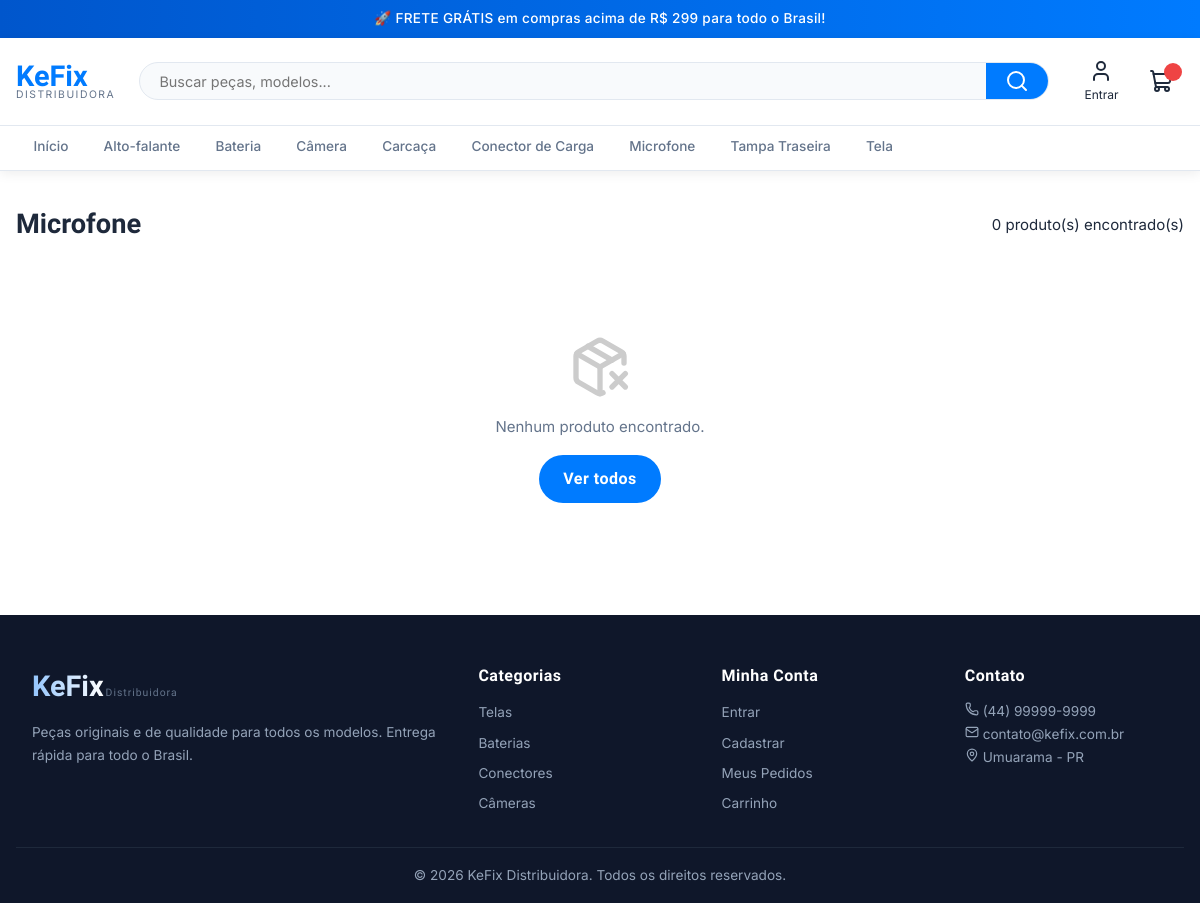
/categoria.php?slug=microfone, run on the app's committed database.
### tables this page shows
CREATE TABLE categorias (
    id INT AUTO_INCREMENT PRIMARY KEY,
    nome VARCHAR(100) NOT NULL,
    slug VARCHAR(100) NOT NULL UNIQUE,
    icone VARCHAR(50) DEFAULT 'box',
    criado_em TIMESTAMP DEFAULT CURRENT_TIMESTAMP
);

### php/config.php (called while the page is built, shortened)
<?php
function usuario_logado() {
    return isset($_SESSION['usuario_id']);
}
function sanitizar($valor) {
    return htmlspecialchars(strip_tags(trim($valor)));
}
?>

### php/header_partial.php (the view, shortened to what this page needs)
<?php
require_once __DIR__ . '/config.php';
$pdo = conectar();
$categorias = $pdo->query("SELECT * FROM categorias ORDER BY nome")->fetchAll();
$total_carrinho = array_sum(array_column($_SESSION['carrinho'] ?? [], 'quantidade'));
?>
<!DOCTYPE html>
<html lang="pt-BR">
<head>
  <link rel="stylesheet" href="<?= SITE_URL ?>/css/style.css">
</head>
<body>
<div class="barra-anuncio">
  🚀 FRETE GRÁTIS em compras acima de R$ 299 para todo o Brasil!
</div>
<header class="header">
  <div class="container header-inner">
    <a href="<?= SITE_URL ?>/index.php" class="logo">
      <span class="logo-nome">KeFix</span>
      <small>Distribuidora</small>
    </a>
    <form class="busca" action="<?= SITE_URL ?>/busca.php" method="GET">
      <input type="text" name="q" placeholder="Buscar peças, modelos..." value="<?= sanitizar($_GET['q'] ?? '') ?>">
      <button type="submit"><i data-lucide="search"></i></button>
    </form>
    <div class="header-acoes">
      <?php if (usuario_logado()): ?>
        <a href="<?= SITE_URL ?>/minha-conta.php" class="btn-header">
          <i data-lucide="user"></i>
          <span><?= explode(' ', $_SESSION['usuario_nome'])[0] ?></span>
        </a>
        <a href="<?= SITE_URL ?>/php/auth.php?acao=sair" class="btn-header">
          <i data-lucide="log-out"></i>
        </a>
      <?php else: ?>
        <a href="<?= SITE_URL ?>/php/auth.php?pagina=login" class="btn-header">
          <i data-lucide="user"></i>
          <span>Entrar</span>
        </a>
      <?php endif; ?>
      <a href="<?= SITE_URL ?>/carrinho.php" class="btn-header btn-carrinho">
        <i data-lucide="shopping-cart"></i>
        <span class="badge-carrinho" id="badge-carrinho"><?= $total_carrinho > 0 ? $total_carrinho : '' ?></span>
      </a>
    </div>
  </div>
  <nav class="nav-categorias" id="nav-menu">
    <div class="container nav-inner">
      <a href="<?= SITE_URL ?>/index.php">Início</a>
      <?php foreach ($categorias as $cat): ?>
        <a href="<?= SITE_URL ?>/categoria.php?slug=<?= $cat['slug'] ?>">
          <?= htmlspecialchars($cat['nome']) ?>
        </a>
      <?php endforeach; ?>
    </div>
  </nav>
</header>

### categoria.php (shortened to what this page needs)
<?php
require_once __DIR__ . '/php/config.php';
$pdo = conectar();
$slug = sanitizar($_GET['slug'] ?? '');
$busca = sanitizar($_GET['q'] ?? '');
$categoria = null;
if ($slug) {
    $stmt = $pdo->prepare("SELECT * FROM categorias WHERE slug = ?");
    $stmt->execute([$slug]);
    $categoria = $stmt->fetch();
}
if ($categoria) {
    $stmt = $pdo->prepare("
        SELECT p.*, c.nome AS categoria_nome FROM produtos p
        JOIN categorias c ON p.categoria_id = c.id
        WHERE p.categoria_id = ? AND p.ativo = 1
        ORDER BY p.destaque DESC, p.nome ASC
    ");
    $stmt->execute([$categoria['id']]);
}
$produtos = $stmt->fetchAll();
require_once __DIR__ . '/php/header_partial.php';
?>
<main class="container" style="padding-top:2rem;padding-bottom:3rem">
  <div class="secao-header">
    <h1 class="secao-titulo">
      <?= $categoria ? htmlspecialchars($categoria['nome']) : ($busca ? "Resultados para: \"$busca\"" : 'Todos os Produtos') ?>
    </h1>
    <span><?= count($produtos) ?> produto(s) encontrado(s)</span>
  </div>
  <?php if (empty($produtos)): ?>
    <div class="vazio">
      <i data-lucide="package-x" style="width:64px;height:64px;color:#ccc"></i>
      <p>Nenhum produto encontrado.</p>
      <a href="<?= SITE_URL ?>/index.php" class="btn-primary">Ver todos</a>
    </div>
  <?php endif; ?>
</main>
<?php require_once __DIR__ . '/php/footer_partial.php'; ?>

### css/style.css (style rules this page uses)
:root { --azul: #007BFF; --azul-escuro: #0056CC; --azul-claro: #E8F2FF; --azul-hover: #0066DD; --branco: #FFFFFF; --cinza-claro: #F8FAFC; --cinza-borda: #E2E8F0; --cinza-texto: #64748B; --texto: #1E293B; --sucesso: #10B981; --erro: #EF4444; --sombra: 0 2px 12px rgba(0,0,0,0.08); --sombra-md: 0 4px 24px rgba(0,0,0,0.12); --radius: 12px; --radius-sm: 8px; }
* { margin: 0; padding: 0; box-sizing: border-box; }
html { scroll-behavior: smooth; }
body { font-family: 'Inter', sans-serif; color: var(--texto); background: var(--branco); font-size: 15px; line-height: 1.6; }
a { color: inherit; text-decoration: none; }
.container { max-width: 1200px; margin: 0 auto; padding: 0 1rem; }
h1, h2, h3, .logo-ke, .logo-fix, .logo-nome { font-family: 'Rajdhani', sans-serif; font-weight: 700; }
.barra-anuncio { background: linear-gradient(90deg, var(--azul-escuro), var(--azul)); color: white; text-align: center; padding: .5rem 1rem; font-size: .85rem; font-weight: 500; letter-spacing: .3px; }
.header { background: white; border-bottom: 1px solid var(--cinza-borda); position: sticky; top: 0; z-index: 100; box-shadow: var(--sombra); }
.header-inner { display: flex; align-items: center; gap: 1.5rem; padding: .9rem 1rem; }
.logo { display: flex; flex-direction: column; line-height: 1; flex-shrink: 0; }
.logo-nome { font-size: 1.8rem; color: var(--azul); }
.logo small { font-size: .65rem; color: var(--cinza-texto); letter-spacing: 1.5px; text-transform: uppercase; font-family: 'Inter', sans-serif; }
.busca { flex: 1; display: flex; background: var(--cinza-claro); border: 1.5px solid var(--cinza-borda); border-radius: 50px; overflow: hidden; transition: border-color .2s; }
.busca input { flex: 1; padding: .6rem 1.2rem; border: none; background: transparent; font-family: 'Inter', sans-serif; font-size: .9rem; outline: none; }
.busca button { background: var(--azul); color: white; border: none; padding: 0 1.2rem; cursor: pointer; display: flex; align-items: center; transition: background .2s; }
.header-acoes { display: flex; align-items: center; gap: .5rem; }
.btn-header { display: flex; flex-direction: column; align-items: center; gap: 2px; padding: .4rem .7rem; border-radius: var(--radius-sm); color: var(--texto); font-size: .75rem; transition: background .2s, color .2s; cursor: pointer; border: none; background: transparent; }
.btn-carrinho { position: relative; }
.badge-carrinho { position: absolute; top: 0; right: 2px; background: var(--erro); color: white; font-size: .65rem; font-weight: 700; min-width: 18px; height: 18px; border-radius: 50%; display: flex; align-items: center; justify-content: center; line-height: 1; }
.nav-categorias { border-top: 1px solid var(--cinza-borda); background: white; }
.nav-inner { display: flex; gap: 0; overflow-x: auto; scrollbar-width: none; }
.nav-inner a { padding: .65rem 1.1rem; font-size: .85rem; font-weight: 500; color: var(--cinza-texto); white-space: nowrap; border-bottom: 2px solid transparent; transition: color .2s, border-color .2s; }
.btn-primary { background: var(--azul); color: white; border: none; padding: .7rem 1.5rem; border-radius: 50px; font-family: 'Rajdhani', sans-serif; font-size: 1rem; font-weight: 600; letter-spacing: .5px; cursor: pointer; display: inline-flex; align-items: center; gap: .5rem; transition: background .2s, transform .15s; text-decoration: none; }
.secao-titulo { font-size: 1.7rem; color: var(--texto); }
.secao-header { display: flex; justify-content: space-between; align-items: center; margin-bottom: 1.5rem; }
.vazio { text-align: center; padding: 4rem 1rem; display: flex; flex-direction: column; align-items: center; gap: 1rem; color: var(--cinza-texto); }

### data on the page
categorias: nome "Alto-falante"
categorias: nome "Bateria"
categorias: nome "Câmera"
categorias: nome "Carcaça"
categorias: nome "Conector de Carga"
categorias: nome "Microfone"
categorias: nome "Tampa Traseira"
categorias: nome "Tela"

### other printed values
count($produtos) "0"
